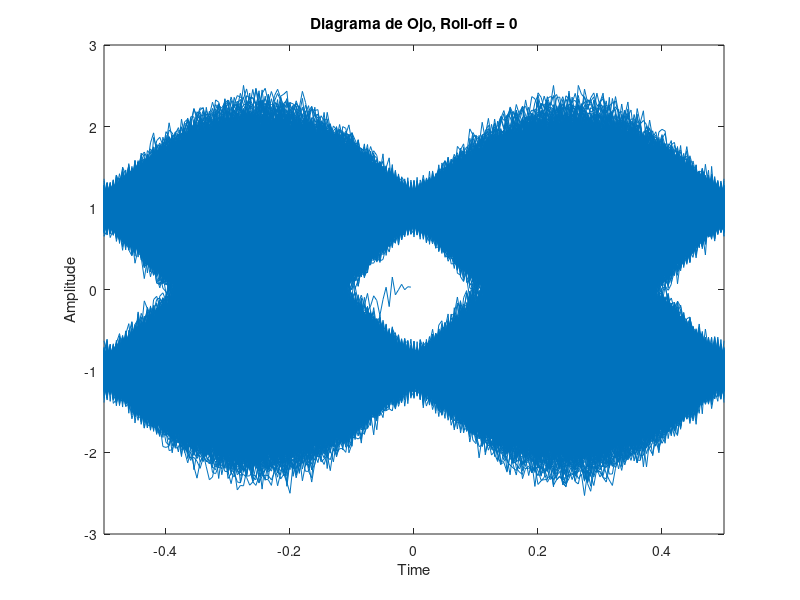
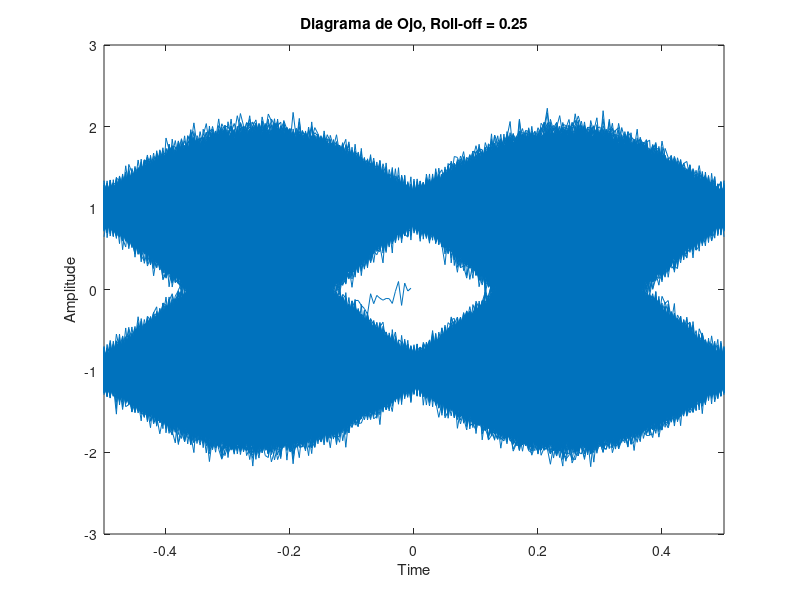
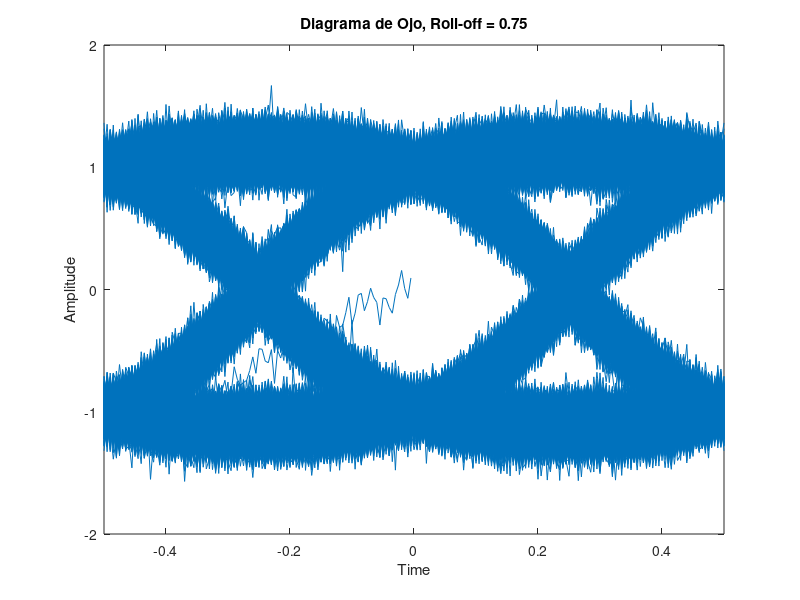
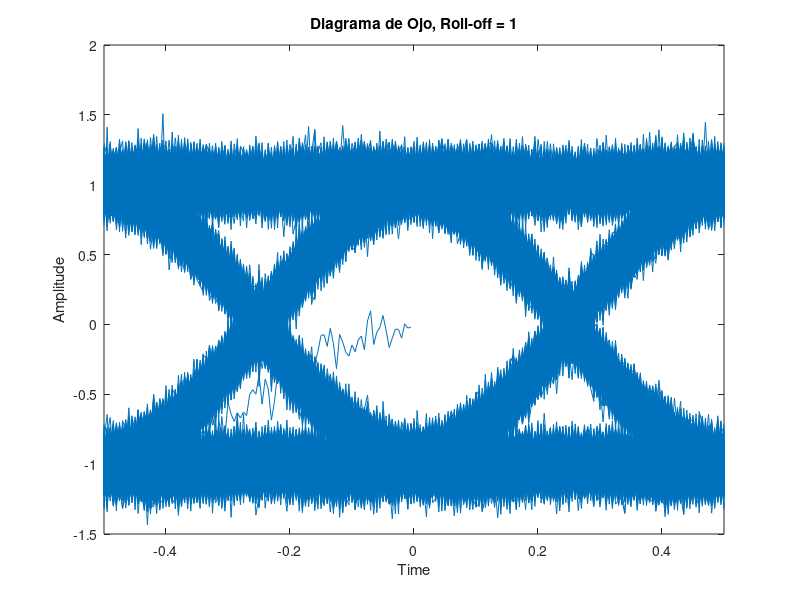

These charts were generated, in order, by the following MATLAB code:
clc; clear; close all;

% Parámetros base
f0 = 1000;               % Frecuencia base (Hz)
Ts = 1 / f0;             % Periodo de símbolo
alphas = [0, 0.25, 0.75, 1];
num_bits = 10000;          % Número de bits
samples_per_symbol = 100; % Sobre-muestreo
Fs = samples_per_symbol / Ts; % Frecuencia de muestreo
t_pulse = -5*Ts:1/Fs:5*Ts;    % Tiempo del pulso

% Generar datos NRZ-L
data = randi([0 1], 1, num_bits);
data_nrz = 2*data - 1; % NRZ-L: 0 -> -1, 1 -> +1
upsampled = upsample(data_nrz, samples_per_symbol);

% Bucle sobre distintos valores de alpha
for idx = 1:length(alphas)
    alpha = alphas(idx);
    
    % Pulso coseno alzado
    t = t_pulse;
    h = zeros(size(t));
    for k = 1:length(t)
        if t(k) == 0
            h(k) = 1;
        elseif alpha ~= 0 && abs(t(k)) == Ts / (2 * alpha)
            h(k) = (pi/4) * sinc(1 / (2 * alpha));
        else
            h(k) = sinc(t(k)/Ts) .* cos(pi*alpha*t(k)/Ts) ./ (1 - (2*alpha*t(k)/Ts)^2);
        end
    end
    
    % Filtrado (convolución del pulso con la señal)
    tx_signal = conv(upsampled, h, 'same');
    
    % Añadir ruido AWGN
    SNR = 20; % dB
    rx_signal = awgn(tx_signal, SNR, 'measured');
    
    % Diagrama de ojo
    %figure;
    eyediagram(rx_signal, 2*samples_per_symbol); % 2 símbolos por ventana
    title(['Diagrama de Ojo, Roll-off = ', num2str(alpha)]);
end